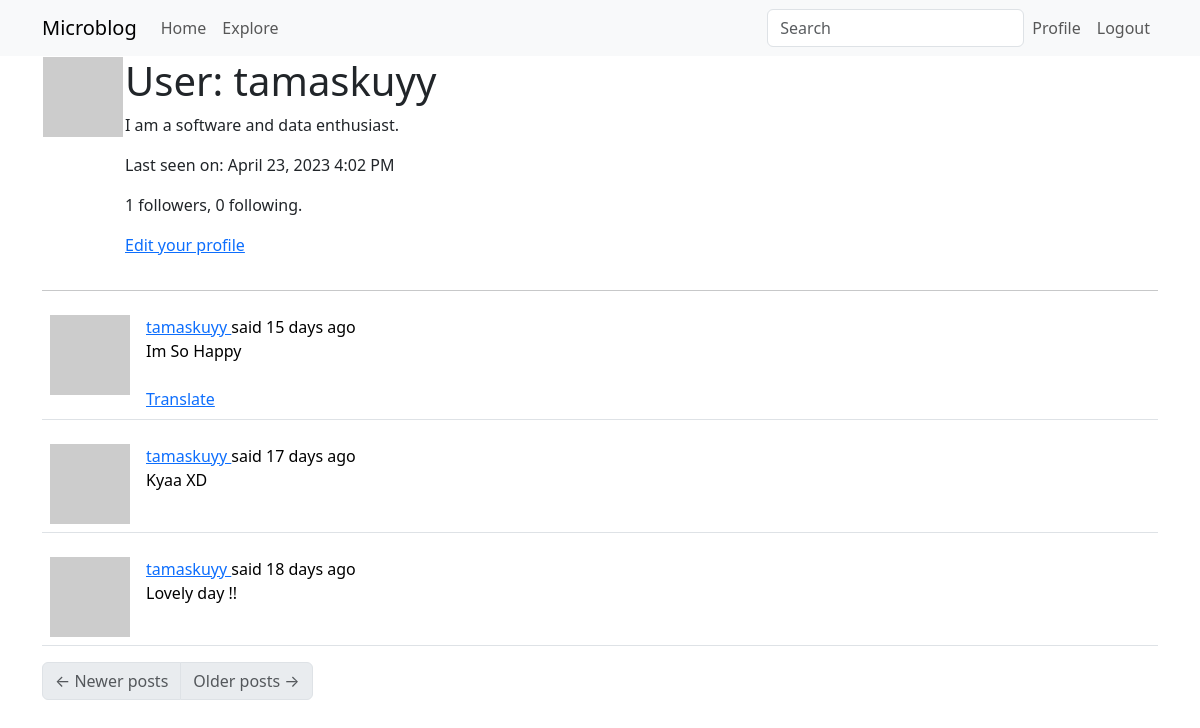
Page /user/tamaskuyy (signed in) on the earlier database version.
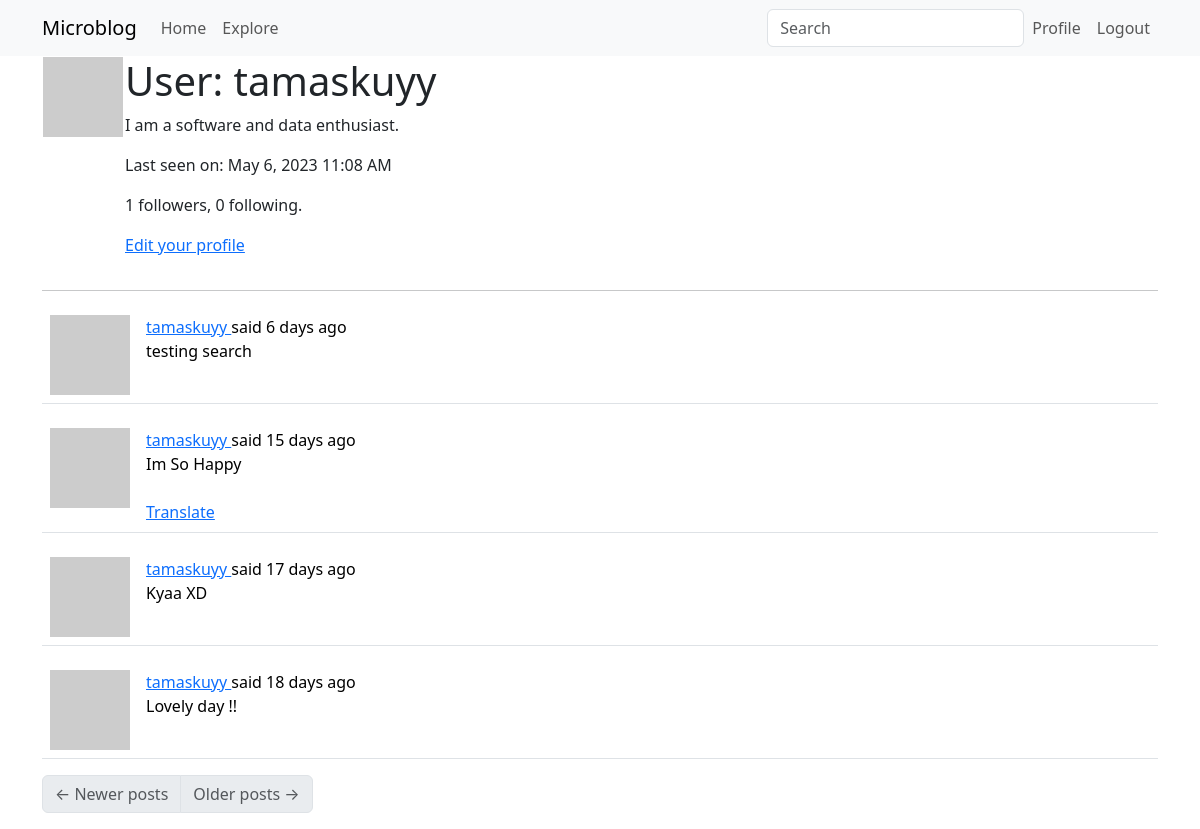
Same page on the later database version.
### app/models.py (models this page shows, shortened)
class User(UserMixin, db.Model):
    id = db.Column(db.Integer, primary_key=True)
    username = db.Column(db.String(64), index=True, unique=True)
    email = db.Column(db.String(120), index=True, unique=True)
    password_hash = db.Column(db.String(128))
    posts = db.relationship('Post', backref='author', lazy='dynamic')
    about_me = db.Column(db.String(140))
    last_seen = db.Column(db.DateTime, default=datetime.utcnow)
    followed = db.relationship(
        'User', secondary=followers,
        primaryjoin=(followers.c.follower_id == id),
        secondaryjoin=(followers.c.followed_id == id),
        backref=db.backref('followers', lazy='dynamic'), lazy='dynamic')
    def avatar(self, size):
        digest = md5(self.email.lower().encode('utf-8')).hexdigest()
        return 'https://www.gravatar.com/avatar/{}?d=identicon&s={}'.format(digest, size)

class SearchableMixin(object):
    @classmethod
    def before_commit(cls, session):
        session._changes = {
            'add': list(session.new),
            'update': list(session.dirty),
            'delete': list(session.deleted)
        }
    @classmethod
    def after_commit(cls, session):
        for obj in session._changes['add']:
            if isinstance(obj, SearchableMixin):
                add_to_index(obj.__tablename__, obj)
        for obj in session._changes['update']:
            if isinstance(obj, SearchableMixin):
                add_to_index(obj.__tablename__, obj)
        for obj in session._changes['delete']:
            if isinstance(obj, SearchableMixin):
                remove_from_index(obj.__tablename__, obj)
        session._changes = None

class Post(SearchableMixin, db.Model):
    __searchable__ = ['body']
    id = db.Column(db.Integer, primary_key=True)
    body = db.Column(db.String(140))
    timestamp = db.Column(db.DateTime, index=True, default=datetime.utcnow)
    user_id = db.Column(db.Integer, db.ForeignKey('user.id'))
    language = db.Column(db.String(5))

### app/main/routes.py (the view)
@bp.route('/user/<username>')
@login_required
def user(username):
    user = User.query.filter_by(username=username).first_or_404()
    page = request.args.get('page', 1, type=int)
    posts = user.posts.order_by(Post.timestamp.desc()).paginate(
        page=page, per_page=current_app.config['POSTS_PER_PAGE'],
        error_out=False)
    next_url = url_for('main.user', username=user.username,
                       page=posts.next_num) if posts.has_next else None
    prev_url = url_for('main.user', username=user.username,
                       page=posts.prev_num) if posts.has_prev else None
    form = EmptyForm()
    return render_template('user.html', user=user, posts=posts.items,
                           next_url=next_url, prev_url=prev_url, form=form)

### app/main/forms.py
class SearchForm(FlaskForm):
    q = StringField(_l('Search'), validators=[DataRequired()])
    def __init__(self, *args, **kwargs):
        if 'formdata' not in kwargs:
            kwargs['formdata'] = request.args
        if 'meta' not in kwargs:
            kwargs['meta'] = {'csrf': False}
        super(SearchForm, self).__init__(*args, **kwargs)

class EmptyForm(FlaskForm):
    submit = SubmitField('Submit')

### app/main/routes.py (called while the page is built)
@bp.before_app_request
def before_request():
    if current_user.is_authenticated:
        current_user.last_seen = datetime.utcnow()
        db.session.commit()
        g.search_form = SearchForm()
    g.locale = str(get_locale())

### app/models.py (called while the page is built)
@login.user_loader
def load_user(id):
    return User.query.get(int(id))

### app/templates/user.html (shortened to what this page needs)
{% extends "base.html" %}
{% block app_content %}
    <table>
        <tr valign="top">
            <td><img src="{{ user.avatar(128) }}"></td>
            <td>
                <h1>{{ _('User:') }} {{ user.username }}</h1>
                {% if user.about_me %}<p>{{ user.about_me }}</p>{% endif %}
                {% if user.last_seen %}
                    <p> {{ _('Last seen on:')}} {{ moment(user.last_seen).format('LLL') }}</p>
                {% endif %}
                <p>{{ user.followers.count() }} followers, {{ user.followed.count() }} following.</p>
                {% if user == current_user %}
                <p><a href="{{ url_for('main.edit_profile') }}">{{ _('Edit your profile') }}</a></p>
                {% endif %}
            </td>
        </tr>
    </table>
    <hr>
    {% for post in posts %}
        {% include '_post.html' %}
    {% endfor %}
    <nav aria-label="...">
        <ul class="pagination">
            <li class="page-item {% if not prev_url %} disabled{% endif %}">
                <a href="{{ prev_url or '#' }}" class="page-link">
                    <span aria-hidden="true">&larr;</span> {{ _('Newer posts') }}
                </a>
            </li>
            <li class="page-item {% if not next_url %} disabled{% endif %}">
                <a href="{{ next_url or '#' }}" class="page-link">
                    {{ _('Older posts') }} <span aria-hidden="true">&rarr;</span>
                </a>
            </li>
        </ul>
    </nav>
{% endblock %}

### app/templates/_post.html (shortened to what this page needs)
<table class="table table-hover">
    <tr>
        <td width="70px">
            <a href="{{ url_for('main.user', username=post.author.username) }}">
                <img src="{{ post.author.avatar(70) }}" />
            </a>
        </td>
        <td>
            {{ _('%(username)s said %(when)s',
                username=user_link, when=moment(post.timestamp).fromNow()) }}
            <br>
            <span id="post{{ post.id }}">{{ post.body }}</span>
            {% if post.language and post.language != g.locale %}
            <br><br>
            <span id="translation{{ post.id }}">
                <a href="javascript:translate(
                            'post{{ post.id }}',
                            'translation{{ post.id }}',
                            '{{ post.language }}',
                            '{{ g.locale }}');">{{ _('Translate') }}</a>
            </span>
            {% endif %}
        </td>
    </tr>
</table>

Differences in the rows shown:
changed User "tamaskuyy": last_seen "April 23, 2023 4:02 PM" → "May 6, 2023 11:08 AM"
added Post: body "testing search"
